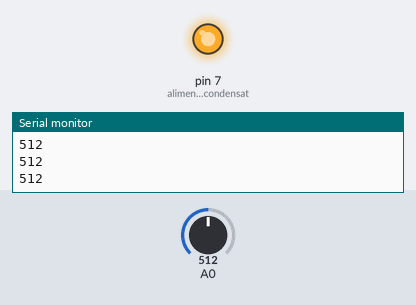
Recording of a sketch running on a simulated Arduino Uno, built with avr-gcc and run on an emulated ATmega328P. On the bench: output pins drawn as LEDs (lit = HIGH), the last lines printed to the serial monitor. Inputs (shaded band) come from the test bench; at power-on: A0 = 512.

Above: at 3.2 s.
3.3 s: A0 set to 1006
4.8 s: A0 set to 1020
At 5.9 s:
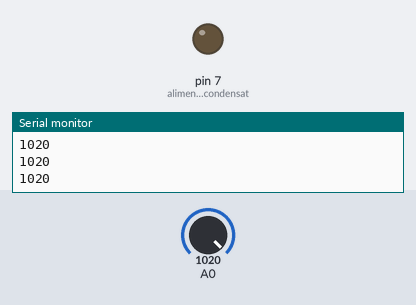
Timing chart, 0 to 7.8 s (numbered marks = the images above; inputs shaded):
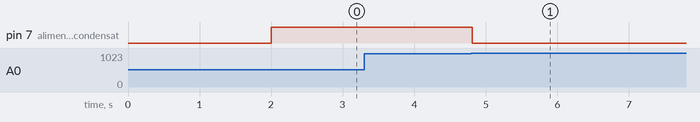

The sketch:

sketch_mar12a.ino
```cpp
int etat = 0;  // 0 au début, 1 pendant la charge
               // 2 pendant la décharge, 3 quand c'est fini
long previousMillis = 0;
long interval = 10;  // nombre de millisecondes entre chaque mesure


void setup() {

  pinMode(7, OUTPUT);  // alimentation du condensateur
  Serial.begin(9600);

  // dans un premier temps, on s'assure que le condensateur est
  // completement déchargé

  Serial.println("Preparation du condensateur");
  digitalWrite(7,LOW);
  delay(2000);

  // nouvel etat:  charge du condensateur
  etat = 1;
  Serial.println("Charge du condensateur");
  digitalWrite(7,HIGH);  // on met en marche l'alimentation

}


void loop() {

  unsigned long currentMillis = millis();
  int tension;

  if(currentMillis - previousMillis >= interval) {

    // il est temps de prendre une nouvelle mesure

    previousMillis = currentMillis;

    if (etat == 1) {  // charge du condensateur
      tension = analogRead(A0);
      if (tension < 1020){  // pas completement chargé
        Serial.println(tension);
      }
      else{  // completement chargé
        // on change d'état:  décharge du condensateur

        etat = 2;
        Serial.println("Decharge du condensateur");
        digitalWrite(7,LOW);  // désactivation de l'alimentation
      }
    }

    if (etat == 2) {  // décharge
      tension = analogRead(A0);
      if (tension > 2){ // pas completement déchargé
        Serial.println(tension);
      }
      else {  // completement déchargé
        etat = 3;  // on change d'état:  tout est terminé
      }

    }
  }


}
```

Measured:
- the behaviour switches between 1019 and 1020 on A0 (found by bisection; images 0 and 1)
- after the input at 4.8 s, pin 7 (alimentation_du_condensat): HIGH → LOW at once
